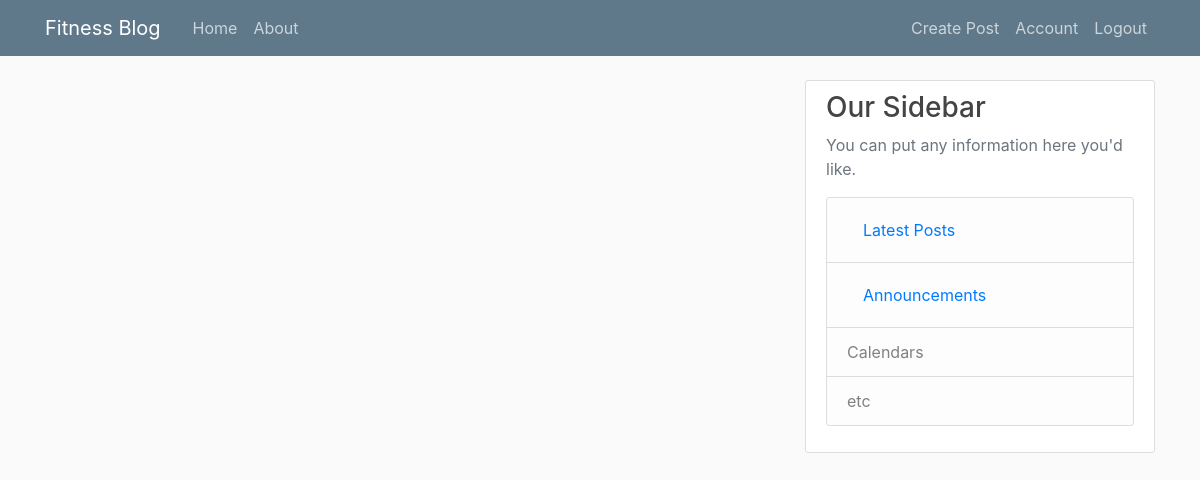
Page /category/diet (signed in) on the earlier database version.
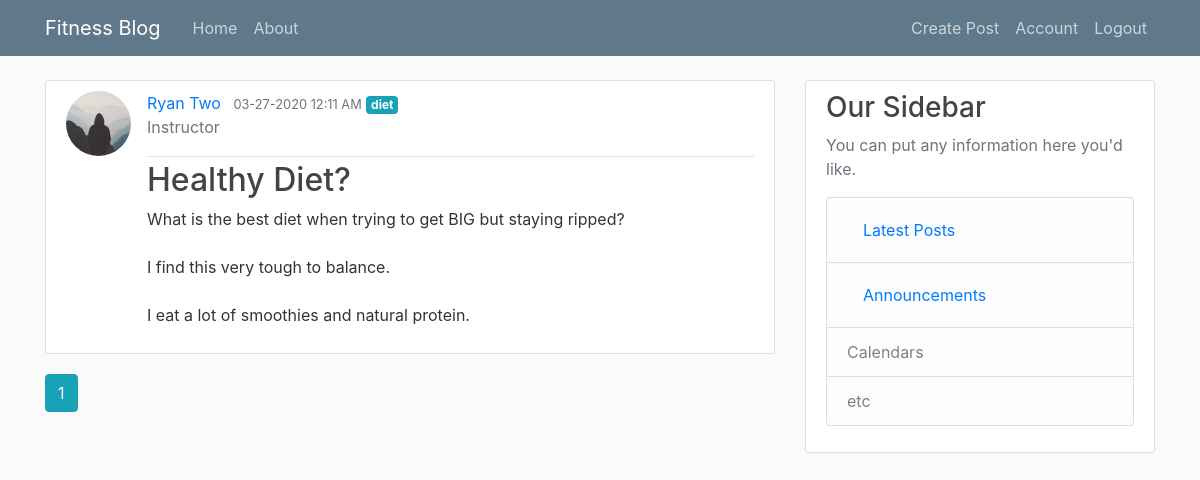
Same page on the later database version.
### fitnessblog/models.py (models this page shows, shortened)
class Post(db.Model):
    id = db.Column(db.Integer, primary_key=True)
    title = db.Column(db.String(100), nullable=False)
    date_posted = db.Column(db.DateTime, nullable=False, default=datetime.utcnow)
    content = db.Column(db.Text, nullable=False)
    category = db.Column(db.Text, nullable=False)
    user_id = db.Column(db.Integer, db.ForeignKey("user.id"), nullable=False)

class User(db.Model, UserMixin):
    id = db.Column(db.Integer, primary_key=True)
    username = db.Column(db.String(20), unique=True, nullable=False)
    email = db.Column(db.String(120), unique=True, nullable=False)
    profile_type = db.Column(db.String(20), nullable=False)
    image_file = db.Column(db.String(20), nullable=False, default="default.jpg")
    password = db.Column(db.String(60), nullable=False)
    posts = db.relationship("Post", backref="author", lazy=True)

### fitnessblog/posts/routes.py (the view)
@posts.route("/category/<string:category>", methods=["GET"])
@login_required
def filter_by_category(category):
    page = request.args.get("page", 1, type=int)
    posts = Post.query.filter_by(category=category).paginate(page=page, per_page=5)
    return render_template("category_list.html", posts=posts)

### fitnessblog/models.py (called while the page is built)
@login_manager.user_loader
def load_user(user_id):
    return User.query.get(int(user_id))

### fitnessblog/templates/category_list.html
{% extends "layout.html" %}
{% block content %}
  {% for post in posts.items %}
    <article class="media content-section">
      <img class="rounded-circle article-img" src="{{ url_for('static', filename='profile_pics/' + post.author.image_file) }}">
      <div class="media-body">
        <div class="article-metadata">
          <a class="mr-2" href="{{ url_for('users.user_posts', username=post.author.username) }}">{{ post.author.username }}</a>
          <small class="text-muted">{{ post.date_posted.strftime('%m-%d-%Y %I:%M %p') }}</small>
          <a href="{{ url_for('posts.filter_by_category', category=post.category) }}" class="badge badge-info">{{ post.category}}</a>
          <p class="text-secondary">{{ current_user.profile_type.capitalize() }}</p>
        </div>
        <h2><a class="article-title" href="{{ url_for('posts.post', post_id=post.id) }}">{{ post.title }}</a></h2>
        <p class="article-content">{{ post.content }}</p>
      </div>
    </article>
  {% endfor %}
  {% for page_num in posts.iter_pages(left_edge=1, right_edge=1, left_current=1, right_current=2) %}
    {% if page_num %}
      {% if posts.page == page_num %}
        <a class="btn btn-info mb-4" href="{{ url_for('main.home', page=page_num) }}">{{ page_num }}</a>
      {% else %}
      <a class="btn btn-outline-info mb-4" href="{{ url_for('main.home', page=page_num) }}">{{ page_num }}</a>
      {% endif %}
    {% else %}
      ...
    {% endif %}
  {% endfor %}
{% endblock content %}

Differences in the rows shown:
added Post: image_file (placeholder picture), author.username "Ryan Two", date_posted "03-27-2020 12:11 AM", category "diet", title "Healthy Diet?", content "What is the best diet when trying to get BIG but staying ripped? I find this very tough to balance. I eat a lot of smoothies and natural protein."
now on this page (row unchanged): User: profile_type "Instructor"
Other differences:
new list line: "1"
